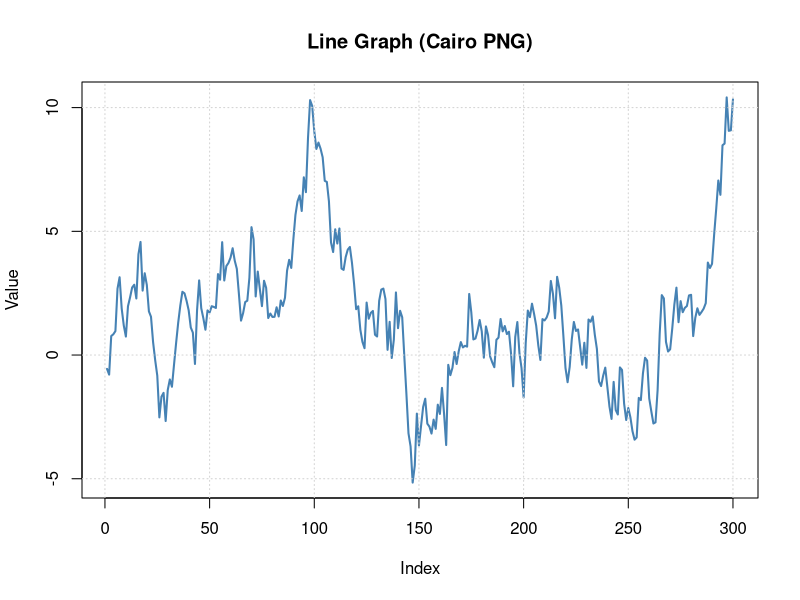
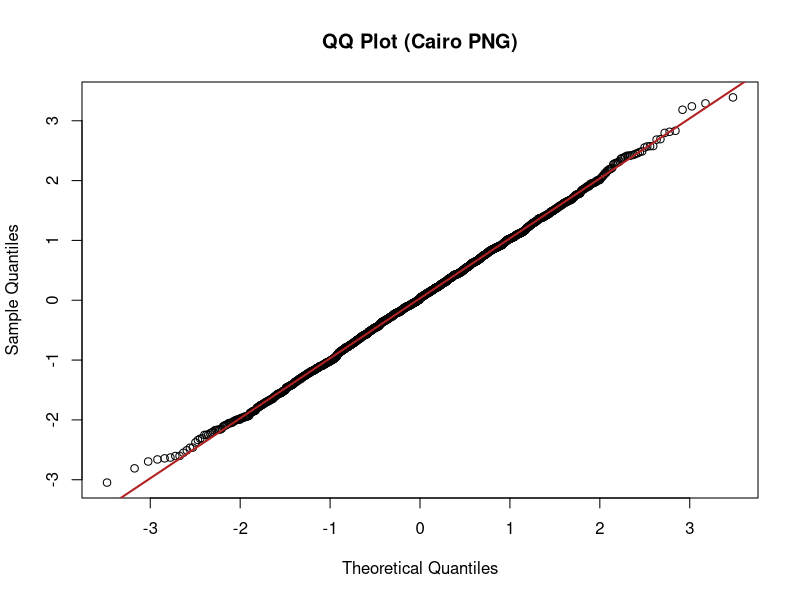

R code for these plots, in order:
# Cairo graphics smoke test: line graph and QQ plot

if (!capabilities("cairo")) {
  stop("Cairo is not available in this R session")
}

# Line graph
png("/tmp/test_cairo_line.png", width = 1000, height = 700, res = 120, type = "cairo")
set.seed(123)
y <- cumsum(rnorm(300))
plot(y, type = "l", lwd = 2, col = "steelblue",
     main = "Line Graph (Cairo PNG)", xlab = "Index", ylab = "Value")
grid()
dev.off()

# QQ plot
png("/tmp/test_cairo_qq.png", width = 1000, height = 700, res = 120, type = "cairo")
set.seed(123)
x <- rnorm(2000)
qqnorm(x, main = "QQ Plot (Cairo PNG)")
qqline(x, col = "firebrick", lwd = 2)
dev.off()

cat("OK: wrote /tmp/test_cairo_line.png and /tmp/test_cairo_qq.png\n")
print(capabilities())
